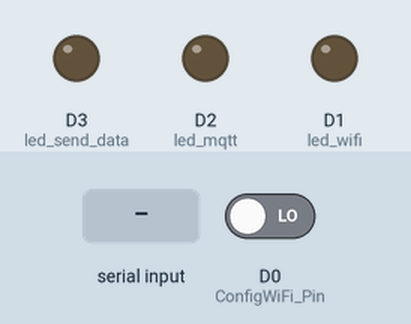
This sketch was run on a simulated ESP8266 (NodeMCU). Parts: output pins drawn as LEDs (lit = HIGH). Inputs (shaded band) come from the test bench; at power-on: D0 (ConfigWiFi_Pin) LOW. WiFi joins after 1.5 s; servers stay silent unless stated; EEPROM starts erased; no MQTT or app messages arrive unless stated; what the sketch prints to the serial monitor is not drawn.

Above: at 0.1 s.
At 1.3 s:
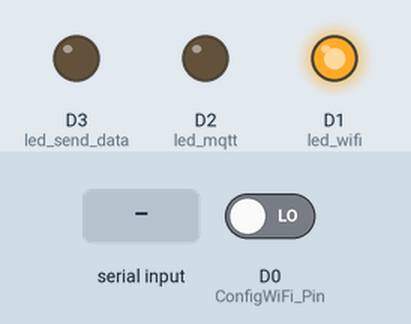
At 7.9 s:
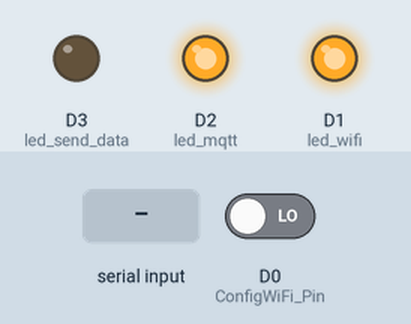
8.0 s: "1" received over the second serial link
Timing chart, 0 to 11.0 s (numbered marks = the images above; inputs shaded):
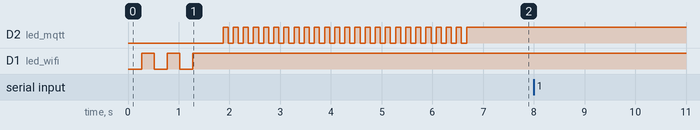

Measured:
- after the input at 8.0 s, every drawn part: stays the same

The sketch:

nodemcu_code_v2.ino
```cpp
#include <ESP8266WiFi.h>
#include <PubSubClient.h>
#include <SoftwareSerial.h>
#include <ESP8266HTTPClient.h>
#include <DNSServer.h>
#include <ESP8266WebServer.h>
#include <WiFiManager.h>
#include <EEPROM.h>
SoftwareSerial NodeSerial(D5,D6); // RX | TX

#define button D0
#define ConfigWiFi_Pin button
#define ESP_AP_NAME "NodeMCU Config WiFi"

#define led_wifi D1
#define led_mqtt D2
#define led_send_data D3
#define SERVER_NAME "http://rasppi-ip.herokuapp.com/show_ip.php"

const char* mqttServer = "";    // IP adress Raspberry Pi
const int mqttPort = 1883;
const char* mqttUser = "peepraeza";      // if you don't have MQTT Username, no need input
const char* mqttPassword = "029064755";  // if you don't have MQTT Password, no need input
WiFiClient espClient;
String readString;
int buttonState = 0;         // current state of the button
int lastButtonState = 0;     // previous state of the button

PubSubClient client(espClient);
WiFiManager wifiManager;
void setup() {

  pinMode(ConfigWiFi_Pin, INPUT);
  pinMode(led_wifi, OUTPUT);
  pinMode(led_mqtt, OUTPUT);
  pinMode(led_send_data, OUTPUT);

  digitalWrite(led_wifi,LOW);
  digitalWrite(led_mqtt,LOW);
  digitalWrite(led_send_data,LOW);

  Serial.begin(9600);
  NodeSerial.begin(4800);
  WIFI_Connect();
  Serial.println( "Go to MQTT" );
  MQTT_Connect();
}

void WIFI_Connect(){
  WiFi.begin(EEPROM_ESP8266_LEER(0,32).c_str(), EEPROM_ESP8266_LEER(32,64).c_str());
  while(WiFi.status() != WL_CONNECTED){
    delay ( 250 );
    digitalWrite(led_wifi, HIGH);
    Serial.print ( "." );
    delay ( 250 );
    digitalWrite(led_wifi, LOW);
    buttonState = digitalRead(ConfigWiFi_Pin);
    if (buttonState != lastButtonState) {
      if (buttonState == HIGH) {
        Serial.println("-------RESET--------");
        digitalWrite(led_wifi, LOW);
        resetWifi();
      }
      delay(50);
    }
    lastButtonState = buttonState;
    yield();
    }
   Serial.println("WiFi connected");
   digitalWrite(led_wifi, HIGH);
}

void resetWifi(){
  wifiManager.resetSettings();
  wifiManager.autoConnect(ESP_AP_NAME);
  Serial.println(WiFi.SSID());
  Serial.println(WiFi.psk());
  if(WiFi.status() == WL_CONNECTED){
    EEPROM_ESP8266_GRABAR(WiFi.SSID(), 0); //Primero de 0 al 32, del 32 al 64, etc
    EEPROM_ESP8266_GRABAR(WiFi.psk(), 32); //SAVE
    Serial.println("Save");
  }
}

void MQTT_Connect(){
  if (client.connected()){Serial.println("MQTT Connected");}
  while (!client.connected()) {
    if(WiFi.status() != WL_CONNECTED){
      digitalWrite(led_mqtt, LOW);
      WIFI_Connect();
    }

    HTTPClient http;
    Serial.println("[HTTP] starting...\n");
    http.begin(SERVER_NAME);
    int httpCode = http.GET();
    String payload = http.getString();
    Serial.print("[HTTP] GET...\n");
    Serial.println(httpCode);   //Print HTTP return code
    Serial.println(payload);    //Print request response payload
    http.end();  //Close connection
    int length = payload.length()+1;
    char server_ip[length];
    payload.toCharArray(server_ip, length);
    client.setServer(server_ip, mqttPort);
    client.setCallback(callback);
    client.connect("ESP8266Client", mqttUser, mqttPassword);
    Serial.println("Connecting to MQTT...");
    for (int i = 0; i < 25; i++){
        delay ( 100 );
        digitalWrite(led_mqtt, HIGH);
        Serial.print ( "." );
        delay ( 100 );
        digitalWrite(led_mqtt, LOW);
      }
      yield();
    }
  Serial.println("MQTT Connected");
  digitalWrite(led_mqtt, HIGH);
 }

void callback(char* topic, byte* payload, unsigned int length) {
  Serial.print("Message arrived in topic: ");
  Serial.println(topic);

  Serial.print("Message:");
  for (int i = 0; i < length; i++) {
    Serial.print((char)payload[i]);
  }

  Serial.println();
  Serial.println("-----------------------");
  digitalWrite(led_send_data, HIGH);
}

void EEPROM_ESP8266_GRABAR(String buffer, int N) {
  EEPROM.begin(512); delay(10);
  for (int L = 0; L < 32; ++L) {
    EEPROM.write(N + L, buffer[L]);
  }
  EEPROM.commit();
}

String EEPROM_ESP8266_LEER(int min, int max) {
  EEPROM.begin(512); delay(10); String buffer;
  for (int L = min; L < max; ++L){
      buffer += char(EEPROM.read(L));
  }
  return buffer;
}

void loop() {

  while (NodeSerial.available() > 0){
   // if Press a button for reset wifi
   buttonState = digitalRead(ConfigWiFi_Pin);
  if (buttonState != lastButtonState) {
    // if the state has changed, increment the counter
    if (buttonState == HIGH) {

      digitalWrite(led_wifi, LOW);
      Serial.println("-------RESET--------");
      wifiManager.resetSettings();
      WIFI_Connect();
    }
    delay(50);
  }
  lastButtonState = buttonState;

    // if wi-fi disconnected
    if (WiFi.status() != WL_CONNECTED) {
      Serial.println("No WiFi connected");
      WIFI_Connect();
    }

    // if MQTT server disconnected
    if (!client.connected()) {
      Serial.println("No MQTT connected");
      MQTT_Connect();
    }

    digitalWrite(led_send_data, LOW);
    while (NodeSerial.available()) {
      char c = NodeSerial.read();  //gets one byte from serial buffer
      readString += c; //makes the String readString
      delay(5);  //slow looping to allow buffer to fill with next character
    }
    Serial.println("receive "+readString);
    if (readString.length() >0){
      int length = readString.length()+1;
      char send_data[length];
      readString.toCharArray(send_data, length);

      client.publish("esp8266", send_data);
      client.subscribe("esp8266");
      readString="";

      client.loop();
    }
//    delay(5000);
  }

}
```
